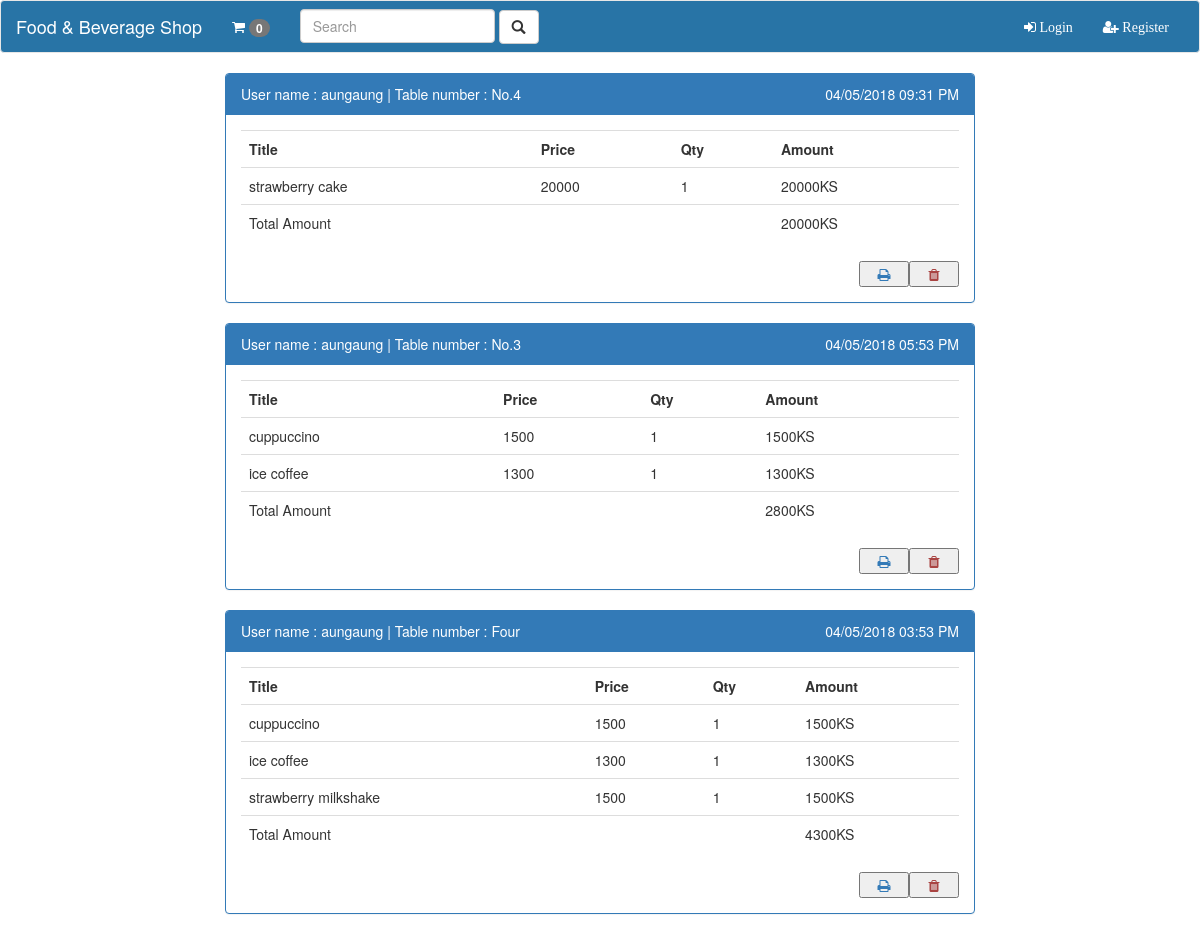
The app's page /order.php with its own data.
### tables this page shows
CREATE TABLE `orders` (
  `id` int(11) NOT NULL,
  `tb_name` varchar(255) NOT NULL,
  `user_name` varchar(255) NOT NULL,
  `cash_status` int(11) DEFAULT NULL,
  `created_at` datetime NOT NULL
);

CREATE TABLE `order_item` (
  `id` int(11) NOT NULL,
  `order_title` varchar(255) NOT NULL,
  `order_price` float NOT NULL,
  `qty` int(11) NOT NULL,
  `order_id` int(11) NOT NULL
);

### config/order_config.php (called while the page is built, shortened)
<?php
class OrderConfig
{
    public function __construct()
    {
        try {
            $this->db = new PDO("mysql:host=localhost; dbname=pos", 'root', '');
        } catch (PDOException $e) {
            die("The Connection failed to database server.");
        }
    }
    public function showOrderData($order_id){
        $sql="select orders.user_name,orders.tb_name,order_item.* from order_item left join orders on order_item.order_id=orders.id where order_id='$order_id'";
        return $this->db->query($sql);
    }
    public function showOrder(){
        $sql="select * from orders ORDER by id Desc";
        return $this->db->query($sql);
    }
}

### order.php (the view, shortened to what this page needs)
<!doctype html>
<html lang="en">
<head>
    <link href="bootstrap/css/bootstrap.css" rel="stylesheet">
    <link href="font-awesome/css/font-awesome.css" rel="stylesheet">
</head>
<body>
<?php
include 'partial/header.php';?>
<div class="container">
    <div class="row">
        <div class="col-md-8 col-md-offset-2">
            <?php
            include 'config/order_config.php';
            $ord=new OrderConfig();
            $or=$ord->showOrder();
            foreach ($or as $order):
                ?>
                <div class="panel panel-primary">
                    <div class="panel-heading">User name : <?php echo $order['user_name'];?> | Table number : <?php echo $order['tb_name']; ?><span class="pull-right"><?php echo date('d/m/Y h:i A',strtotime($order['created_at'])) ;?></span> </div>
                    <div class="panel-body">
                        <table class="table table-hover">
                            <tr>
                            <th>Title</th>
                            <th>Price</th>
                            <th>Qty</th>
                            <th>Amount</th>
                            </tr>
                            <?php
                            $totalprice=0;
                            $order_id=$order['id'];
                            $oo=$ord->showOrderData($order_id);
                            foreach ($oo as $row):
                                $totalprice +=$row['qty']*$row['order_price'] ;
                                ?>
                                <tr>
                                    <td><?php echo $row['order_title'] ?></td>
                                    <td><?php echo $row['order_price']?></td>
                                    <td><?php echo $row['qty']?></td>
                                    <td><?php echo $row['qty']*$row['order_price']?>KS</td>
                                </tr>
                                <?php
                            endforeach;
                            ?>
                            <tr>
                                <td colspan="3">Total Amount</td>
                                <td><?php echo $totalprice; ?>KS</td>
                            </tr>
                        </table>
                        <div class="form-group">
                            <a href="../delete_order.php?id=<?php echo $order['id']; ?>" class="text-danger"><span class="pull-right"><button type="submit" style="width: 50px;"><i class="fa fa-trash"></i></button> </span> </a>
                        </div>
                        <div class="form-group">
                            <a href="../print.php?id=<?php echo $order['id']; ?>"><span class="pull-right"><button type="submit" style="width: 50px;"><i class="fa fa-print"></i></button></span></a>
                        </div>
                    </div>
                </div>
            <?php
            endforeach;
            ?>
        </div>
    </div>
</div>
</body>
</html>

### records on screen
orders: user_name "aungaung", tb_name "No.4", created_at "04/05/2018 09:31 PM", totalprice "20000"
order_item: order_title "strawberry cake", order_price "20000", qty "1", $row['qty']*$row['order_price'] "20000"
orders: user_name "aungaung", tb_name "No.3", created_at "04/05/2018 05:53 PM", totalprice "2800"
order_item: order_title "cuppuccino", order_price "1500", qty "1", $row['qty']*$row['order_price'] "1500"
order_item: order_title "ice coffee", order_price "1300", qty "1", $row['qty']*$row['order_price'] "1300"
orders: user_name "aungaung", tb_name "Four", created_at "04/05/2018 03:53 PM", totalprice "4300"
order_item: order_title "cuppuccino", order_price "1500", qty "1", $row['qty']*$row['order_price'] "1500"
order_item: order_title "ice coffee", order_price "1300", qty "1", $row['qty']*$row['order_price'] "1300"
order_item: order_title "strawberry milkshake", order_price "1500", qty "1", $row['qty']*$row['order_price'] "1500"

### other values on screen
$totalqty "0"
